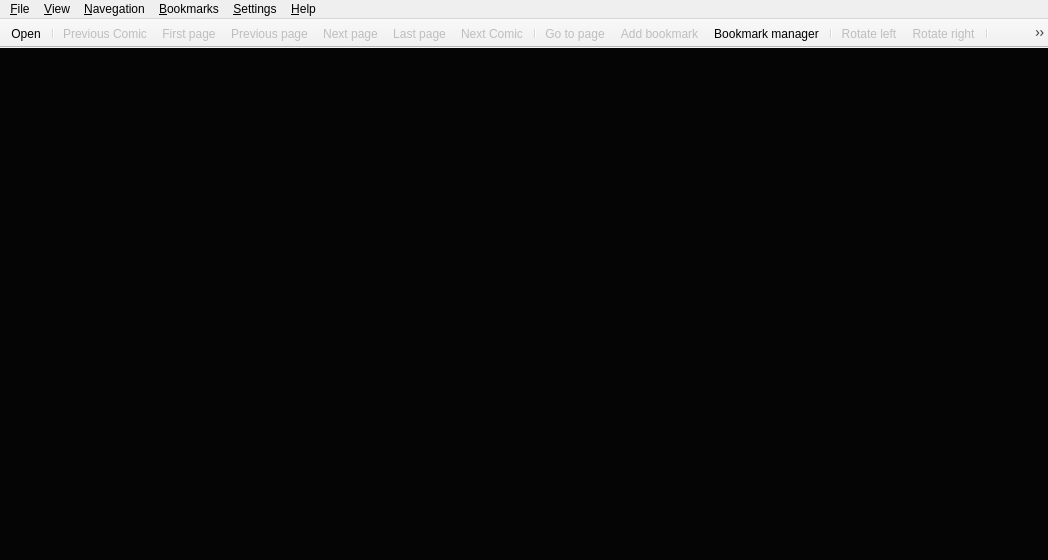
<?xml version="1.0" encoding="UTF-8"?>
<ui version="4.0">
 <author>Michell Stuttgart Faria</author>
 <class>MainWindowView</class>
 <widget class="QMainWindow" name="MainWindowView">
  <property name="geometry">
   <rect>
    <x>0</x>
    <y>0</y>
    <width>1048</width>
    <height>560</height>
   </rect>
  </property>
  <property name="sizePolicy">
   <sizepolicy hsizetype="Expanding" vsizetype="Expanding">
    <horstretch>0</horstretch>
    <verstretch>0</verstretch>
   </sizepolicy>
  </property>
  <property name="baseSize">
   <size>
    <width>0</width>
    <height>3</height>
   </size>
  </property>
  <property name="focusPolicy">
   <enum>Qt::WheelFocus</enum>
  </property>
  <property name="windowTitle">
   <string>Pynocchio Comic Reader</string>
  </property>
  <property name="windowIcon">
   <iconset resource="../resource/main_window_view.qrc">
    <normaloff>:/icons/pynocchio_icon_2.png</normaloff>:/icons/pynocchio_icon_2.png</iconset>
  </property>
  <property name="accessibleName">
   <string>Pynocchio Comic Reader</string>
  </property>
  <property name="accessibleDescription">
   <string>The Best Comic Reader</string>
  </property>
  <property name="iconSize">
   <size>
    <width>22</width>
    <height>22</height>
   </size>
  </property>
  <property name="toolButtonStyle">
   <enum>Qt::ToolButtonIconOnly</enum>
  </property>
  <property name="animated">
   <bool>false</bool>
  </property>
  <property name="documentMode">
   <bool>false</bool>
  </property>
  <property name="tabShape">
   <enum>QTabWidget::Rounded</enum>
  </property>
  <property name="dockNestingEnabled">
   <bool>false</bool>
  </property>
  <property name="unifiedTitleAndToolBarOnMac">
   <bool>true</bool>
  </property>
  <widget class="QWidget" name="central_widget">
   <property name="sizePolicy">
    <sizepolicy hsizetype="Preferred" vsizetype="Preferred">
     <horstretch>0</horstretch>
     <verstretch>0</verstretch>
    </sizepolicy>
   </property>
   <property name="autoFillBackground">
    <bool>false</bool>
   </property>
   <layout class="QHBoxLayout" name="horizontalLayout">
    <property name="margin">
     <number>0</number>
    </property>
    <item>
     <widget class="QScrollAreaViewer" name="qscroll_area_viewer">
      <property name="sizePolicy">
       <sizepolicy hsizetype="Expanding" vsizetype="Expanding">
        <horstretch>0</horstretch>
        <verstretch>0</verstretch>
       </sizepolicy>
      </property>
      <property name="focusPolicy">
       <enum>Qt::ClickFocus</enum>
      </property>
      <property name="layoutDirection">
       <enum>Qt::LeftToRight</enum>
      </property>
      <property name="autoFillBackground">
       <bool>false</bool>
      </property>
      <property name="styleSheet">
       <string notr="true">background-color: rgb(5, 5, 5);</string>
      </property>
      <property name="frameShape">
       <enum>QFrame::HLine</enum>
      </property>
      <property name="frameShadow">
       <enum>QFrame::Plain</enum>
      </property>
      <property name="lineWidth">
       <number>0</number>
      </property>
      <property name="verticalScrollBarPolicy">
       <enum>Qt::ScrollBarAlwaysOff</enum>
      </property>
      <property name="horizontalScrollBarPolicy">
       <enum>Qt::ScrollBarAlwaysOff</enum>
      </property>
      <property name="widgetResizable">
       <bool>true</bool>
      </property>
      <property name="alignment">
       <set>Qt::AlignCenter</set>
      </property>
      <widget class="QWidget" name="scroll_area_widget_contents">
       <property name="geometry">
        <rect>
         <x>0</x>
         <y>0</y>
         <width>1048</width>
         <height>495</height>
        </rect>
       </property>
       <layout class="QHBoxLayout" name="horizontalLayout_2">
        <property name="spacing">
         <number>0</number>
        </property>
        <property name="sizeConstraint">
         <enum>QLayout::SetMaximumSize</enum>
        </property>
        <property name="margin">
         <number>0</number>
        </property>
        <item>
         <widget class="QLabel" name="label">
          <property name="sizePolicy">
           <sizepolicy hsizetype="Preferred" vsizetype="Preferred">
            <horstretch>20</horstretch>
            <verstretch>20</verstretch>
           </sizepolicy>
          </property>
          <property name="mouseTracking">
           <bool>false</bool>
          </property>
          <property name="focusPolicy">
           <enum>Qt::ClickFocus</enum>
          </property>
          <property name="layoutDirection">
           <enum>Qt::LeftToRight</enum>
          </property>
          <property name="autoFillBackground">
           <bool>false</bool>
          </property>
          <property name="frameShape">
           <enum>QFrame::NoFrame</enum>
          </property>
          <property name="frameShadow">
           <enum>QFrame::Plain</enum>
          </property>
          <property name="lineWidth">
           <number>0</number>
          </property>
          <property name="midLineWidth">
           <number>0</number>
          </property>
          <property name="text">
           <string/>
          </property>
          <property name="textFormat">
           <enum>Qt::PlainText</enum>
          </property>
          <property name="pixmap">
           <pixmap resource="../resource/main_window_view.qrc">:/icons/pynocchio_icon_2.png</pixmap>
          </property>
          <property name="scaledContents">
           <bool>false</bool>
          </property>
          <property name="alignment">
           <set>Qt::AlignCenter</set>
          </property>
          <property name="margin">
           <number>0</number>
          </property>
          <property name="textInteractionFlags">
           <set>Qt::NoTextInteraction</set>
          </property>
         </widget>
        </item>
       </layout>
      </widget>
     </widget>
    </item>
   </layout>
  </widget>
  <widget class="QMenuBar" name="menubar">
   <property name="geometry">
    <rect>
     <x>0</x>
     <y>0</y>
     <width>1048</width>
     <height>27</height>
    </rect>
   </property>
   <property name="sizePolicy">
    <sizepolicy hsizetype="Fixed" vsizetype="Fixed">
     <horstretch>0</horstretch>
     <verstretch>0</verstretch>
    </sizepolicy>
   </property>
   <property name="acceptDrops">
    <bool>false</bool>
   </property>
   <property name="autoFillBackground">
    <bool>true</bool>
   </property>
   <property name="defaultUp">
    <bool>false</bool>
   </property>
   <widget class="QMenu" name="menu_file">
    <property name="title">
     <string>&amp;File</string>
    </property>
    <widget class="QMenu" name="menu_recent_files">
     <property name="title">
      <string>&amp;Recent files</string>
     </property>
     <property name="icon">
      <iconset resource="../resource/main_window_view.qrc">
       <normaloff>:/icons/elementary3-icon-theme/actions/48/document-open-recent.svg</normaloff>:/icons/elementary3-icon-theme/actions/48/document-open-recent.svg</iconset>
     </property>
     <addaction name="action_recent_file_1"/>
     <addaction name="action_recent_file_2"/>
     <addaction name="action_recent_file_3"/>
     <addaction name="action_recent_file_4"/>
     <addaction name="action_recent_file_5"/>
    </widget>
    <addaction name="action_open"/>
    <addaction name="action_open_folder"/>
    <addaction name="action_open_online"/>
    <addaction name="action_save_image"/>
    <addaction name="menu_recent_files"/>
    <addaction name="separator"/>
    <addaction name="action_exit"/>
   </widget>
   <widget class="QMenu" name="menu_view">
    <property name="title">
     <string>&amp;View</string>
    </property>
    <addaction name="action_fullscreen"/>
    <addaction name="separator"/>
    <addaction name="action_original_fit"/>
    <addaction name="action_vertical_fit"/>
    <addaction name="action_horizontal_fit"/>
    <addaction name="action_best_fit"/>
    <addaction name="separator"/>
    <addaction name="action_rotate_left"/>
    <addaction name="action_rotate_right"/>
   </widget>
   <widget class="QMenu" name="menu_navegation">
    <property name="title">
     <string>&amp;Navegation</string>
    </property>
    <addaction name="action_next_page"/>
    <addaction name="action_previous_page"/>
    <addaction name="separator"/>
    <addaction name="action_first_page"/>
    <addaction name="action_last_page"/>
    <addaction name="separator"/>
    <addaction name="action_go_to_page"/>
    <addaction name="separator"/>
    <addaction name="action_next_comic"/>
    <addaction name="action_previous_comic"/>
   </widget>
   <widget class="QMenu" name="menu_Help">
    <property name="title">
     <string>&amp;Help</string>
    </property>
    <addaction name="action_about"/>
    <addaction name="action_about_qt"/>
   </widget>
   <widget class="QMenu" name="menu_Settings">
    <property name="title">
     <string>&amp;Settings</string>
    </property>
    <addaction name="action_show_toolbar"/>
    <addaction name="action_show_statusbar"/>
    <addaction name="separator"/>
    <addaction name="action_preference_dialog"/>
   </widget>
   <widget class="QMenu" name="menu_bookmarks">
    <property name="tearOffEnabled">
     <bool>false</bool>
    </property>
    <property name="title">
     <string>&amp;Bookmarks</string>
    </property>
    <property name="separatorsCollapsible">
     <bool>true</bool>
    </property>
    <widget class="QMenu" name="menu_recent_bookmarks">
     <property name="title">
      <string>&amp;Recente bookmarks</string>
     </property>
     <property name="icon">
      <iconset resource="../resource/main_window_view.qrc">
       <normaloff>:/icons/elementary3-icon-theme/actions/48/document-open-recent.svg</normaloff>:/icons/elementary3-icon-theme/actions/48/document-open-recent.svg</iconset>
     </property>
     <addaction name="action_bookmark_1"/>
     <addaction name="action_bookmark_2"/>
     <addaction name="action_bookmark_3"/>
     <addaction name="action_bookmark_4"/>
     <addaction name="action_bookmark_5"/>
    </widget>
    <addaction name="action_add_bookmark"/>
    <addaction name="action_remove_bookmark"/>
    <addaction name="separator"/>
    <addaction name="action_bookmark_manager"/>
    <addaction name="menu_recent_bookmarks"/>
   </widget>
   <addaction name="menu_file"/>
   <addaction name="menu_view"/>
   <addaction name="menu_navegation"/>
   <addaction name="menu_bookmarks"/>
   <addaction name="menu_Settings"/>
   <addaction name="menu_Help"/>
  </widget>
  <widget class="QToolBar" name="toolbar">
   <property name="enabled">
    <bool>true</bool>
   </property>
   <property name="sizePolicy">
    <sizepolicy hsizetype="Maximum" vsizetype="Maximum">
     <horstretch>0</horstretch>
     <verstretch>0</verstretch>
    </sizepolicy>
   </property>
   <property name="focusPolicy">
    <enum>Qt::ClickFocus</enum>
   </property>
   <property name="acceptDrops">
    <bool>true</bool>
   </property>
   <property name="windowTitle">
    <string>toolBar</string>
   </property>
   <property name="autoFillBackground">
    <bool>true</bool>
   </property>
   <property name="movable">
    <bool>false</bool>
   </property>
   <property name="toolButtonStyle">
    <enum>Qt::ToolButtonIconOnly</enum>
   </property>
   <property name="floatable">
    <bool>false</bool>
   </property>
   <attribute name="toolBarArea">
    <enum>TopToolBarArea</enum>
   </attribute>
   <attribute name="toolBarBreak">
    <bool>false</bool>
   </attribute>
   <addaction name="action_open"/>
   <addaction name="separator"/>
   <addaction name="action_previous_comic"/>
   <addaction name="action_first_page"/>
   <addaction name="action_previous_page"/>
   <addaction name="action_next_page"/>
   <addaction name="action_last_page"/>
   <addaction name="action_next_comic"/>
   <addaction name="separator"/>
   <addaction name="action_go_to_page"/>
   <addaction name="action_add_bookmark"/>
   <addaction name="action_bookmark_manager"/>
   <addaction name="separator"/>
   <addaction name="action_rotate_left"/>
   <addaction name="action_rotate_right"/>
   <addaction name="separator"/>
   <addaction name="action_original_fit"/>
   <addaction name="action_vertical_fit"/>
   <addaction name="action_horizontal_fit"/>
   <addaction name="action_best_fit"/>
   <addaction name="action_fullscreen"/>
   <addaction name="separator"/>
   <addaction name="action_exit"/>
  </widget>
  <action name="action_open">
   <property name="icon">
    <iconset resource="../resource/main_window_view.qrc">
     <normaloff>:/icons/elementary3-icon-theme/actions/64/address-book-new.svg</normaloff>:/icons/elementary3-icon-theme/actions/64/address-book-new.svg</iconset>
   </property>
   <property name="text">
    <string>&amp;Open</string>
   </property>
   <property name="shortcut">
    <string>Ctrl+O</string>
   </property>
   <property name="menuRole">
    <enum>QAction::TextHeuristicRole</enum>
   </property>
   <property name="iconVisibleInMenu">
    <bool>true</bool>
   </property>
  </action>
  <action name="action_about">
   <property name="icon">
    <iconset resource="../resource/main_window_view.qrc">
     <normaloff>:/icons/elementary3-icon-theme/actions/64/help-info.svg</normaloff>:/icons/elementary3-icon-theme/actions/64/help-info.svg</iconset>
   </property>
   <property name="text">
    <string>&amp;About Pynocchio</string>
   </property>
  </action>
  <action name="action_about_qt">
   <property name="text">
    <string>&amp;About Qt</string>
   </property>
  </action>
  <action name="action_exit">
   <property name="icon">
    <iconset resource="../resource/main_window_view.qrc">
     <normaloff>:/icons/elementary3-icon-theme/actions/48/application-exit.svg</normaloff>:/icons/elementary3-icon-theme/actions/48/application-exit.svg</iconset>
   </property>
   <property name="text">
    <string>&amp;Exit</string>
   </property>
   <property name="shortcut">
    <string>Ctrl+Q</string>
   </property>
  </action>
  <action name="action_next_page">
   <property name="enabled">
    <bool>false</bool>
   </property>
   <property name="icon">
    <iconset resource="../resource/main_window_view.qrc">
     <normaloff>:/icons/elementary3-icon-theme/actions/48/go-next.svg</normaloff>:/icons/elementary3-icon-theme/actions/48/go-next.svg</iconset>
   </property>
   <property name="text">
    <string>&amp;Next page</string>
   </property>
   <property name="shortcut">
    <string>Right</string>
   </property>
   <property name="shortcutContext">
    <enum>Qt::WindowShortcut</enum>
   </property>
   <property name="visible">
    <bool>true</bool>
   </property>
   <property name="priority">
    <enum>QAction::NormalPriority</enum>
   </property>
  </action>
  <action name="action_previous_page">
   <property name="enabled">
    <bool>false</bool>
   </property>
   <property name="icon">
    <iconset resource="../resource/main_window_view.qrc">
     <normaloff>:/icons/elementary3-icon-theme/actions/48/go-previous.svg</normaloff>:/icons/elementary3-icon-theme/actions/48/go-previous.svg</iconset>
   </property>
   <property name="text">
    <string>&amp;Previous page</string>
   </property>
   <property name="shortcut">
    <string>Left</string>
   </property>
   <property name="shortcutContext">
    <enum>Qt::WindowShortcut</enum>
   </property>
   <property name="visible">
    <bool>true</bool>
   </property>
  </action>
  <action name="action_first_page">
   <property name="enabled">
    <bool>false</bool>
   </property>
   <property name="icon">
    <iconset resource="../resource/main_window_view.qrc">
     <normaloff>:/icons/elementary3-icon-theme/actions/48/go-first.svg</normaloff>:/icons/elementary3-icon-theme/actions/48/go-first.svg</iconset>
   </property>
   <property name="text">
    <string>&amp;First page</string>
   </property>
   <property name="shortcut">
    <string>Ctrl+Left</string>
   </property>
   <property name="shortcutContext">
    <enum>Qt::WindowShortcut</enum>
   </property>
  </action>
  <action name="action_last_page">
   <property name="enabled">
    <bool>false</bool>
   </property>
   <property name="icon">
    <iconset resource="../resource/main_window_view.qrc">
     <normaloff>:/icons/elementary3-icon-theme/actions/48/go-last.svg</normaloff>:/icons/elementary3-icon-theme/actions/48/go-last.svg</iconset>
   </property>
   <property name="text">
    <string>&amp;Last page</string>
   </property>
   <property name="shortcut">
    <string>Ctrl+Right</string>
   </property>
   <property name="shortcutContext">
    <enum>Qt::WindowShortcut</enum>
   </property>
  </action>
  <action name="action_rotate_left">
   <property name="checkable">
    <bool>false</bool>
   </property>
   <property name="enabled">
    <bool>false</bool>
   </property>
   <property name="icon">
    <iconset resource="../resource/main_window_view.qrc">
     <normaloff>:/icons/elementary3-icon-theme/actions/48/object-rotate-left.svg</normaloff>:/icons/elementary3-icon-theme/actions/48/object-rotate-left.svg</iconset>
   </property>
   <property name="text">
    <string>&amp;Rotate left</string>
   </property>
   <property name="shortcut">
    <string>Ctrl+Shift+R</string>
   </property>
   <property name="shortcutContext">
    <enum>Qt::WidgetShortcut</enum>
   </property>
  </action>
  <action name="action_rotate_right">
   <property name="enabled">
    <bool>false</bool>
   </property>
   <property name="icon">
    <iconset resource="../resource/main_window_view.qrc">
     <normaloff>:/icons/elementary3-icon-theme/actions/48/object-rotate-right.svg</normaloff>:/icons/elementary3-icon-theme/actions/48/object-rotate-right.svg</iconset>
   </property>
   <property name="text">
    <string>&amp;Rotate right</string>
   </property>
   <property name="shortcut">
    <string>Ctrl+R</string>
   </property>
   <property name="shortcutContext">
    <enum>Qt::WidgetShortcut</enum>
   </property>
  </action>
  <action name="action_horizontal_fit">
   <property name="checkable">
    <bool>true</bool>
   </property>
   <property name="checked">
    <bool>false</bool>
   </property>
   <property name="enabled">
    <bool>false</bool>
   </property>
   <property name="icon">
    <iconset resource="../resource/main_window_view.qrc">
     <normaloff>:/icons/freeiconmaker-icons/horizontal-fit.svg</normaloff>:/icons/freeiconmaker-icons/horizontal-fit.svg</iconset>
   </property>
   <property name="text">
    <string>&amp;Horizontal fit</string>
   </property>
   <property name="shortcut">
    <string>Ctrl+K</string>
   </property>
   <property name="visible">
    <bool>true</bool>
   </property>
  </action>
  <action name="action_fullscreen">
   <property name="checkable">
    <bool>false</bool>
   </property>
   <property name="enabled">
    <bool>false</bool>
   </property>
   <property name="icon">
    <iconset resource="../resource/main_window_view.qrc">
     <normaloff>:/icons/freeiconmaker-icons/fullscreen.svg</normaloff>:/icons/freeiconmaker-icons/fullscreen.svg</iconset>
   </property>
   <property name="text">
    <string>&amp;Fullscreen</string>
   </property>
   <property name="shortcut">
    <string>F</string>
   </property>
   <property name="shortcutContext">
    <enum>Qt::WidgetShortcut</enum>
   </property>
  </action>
  <action name="action_go_to_page">
   <property name="enabled">
    <bool>false</bool>
   </property>
   <property name="icon">
    <iconset resource="../resource/main_window_view.qrc">
     <normaloff>:/icons/elementary3-icon-theme/actions/48/search.svg</normaloff>:/icons/elementary3-icon-theme/actions/48/search.svg</iconset>
   </property>
   <property name="text">
    <string>&amp;Go to page...</string>
   </property>
   <property name="shortcut">
    <string>Ctrl+G</string>
   </property>
  </action>
  <action name="action_original_fit">
   <property name="checkable">
    <bool>true</bool>
   </property>
   <property name="checked">
    <bool>true</bool>
   </property>
   <property name="enabled">
    <bool>false</bool>
   </property>
   <property name="icon">
    <iconset resource="../resource/main_window_view.qrc">
     <normaloff>:/icons/freeiconmaker-icons/original-fit.svg</normaloff>:/icons/freeiconmaker-icons/original-fit.svg</iconset>
   </property>
   <property name="text">
    <string>&amp;Original fit</string>
   </property>
   <property name="shortcut">
    <string>Ctrl+H</string>
   </property>
   <property name="shortcutContext">
    <enum>Qt::ApplicationShortcut</enum>
   </property>
   <property name="visible">
    <bool>true</bool>
   </property>
  </action>
  <action name="action_show_toolbar">
   <property name="checkable">
    <bool>true</bool>
   </property>
   <property name="checked">
    <bool>true</bool>
   </property>
   <property name="text">
    <string>&amp;Show Toolbar</string>
   </property>
  </action>
  <action name="action_show_statusbar">
   <property name="checkable">
    <bool>true</bool>
   </property>
   <property name="checked">
    <bool>true</bool>
   </property>
   <property name="text">
    <string>S&amp;how Statusbar</string>
   </property>
  </action>
  <action name="action_add_bookmark">
   <property name="enabled">
    <bool>false</bool>
   </property>
   <property name="icon">
    <iconset resource="../resource/main_window_view.qrc">
     <normaloff>:/icons/elementary3-icon-theme/actions/64/bookmark_add.svg</normaloff>:/icons/elementary3-icon-theme/actions/64/bookmark_add.svg</iconset>
   </property>
   <property name="text">
    <string>&amp;Add bookmark</string>
   </property>
   <property name="visible">
    <bool>true</bool>
   </property>
  </action>
  <action name="action_remove_bookmark">
   <property name="enabled">
    <bool>false</bool>
   </property>
   <property name="icon">
    <iconset resource="../resource/main_window_view.qrc">
     <normaloff>:/icons/elementary3-icon-theme/actions/64/stock_delete.svg</normaloff>:/icons/elementary3-icon-theme/actions/64/stock_delete.svg</iconset>
   </property>
   <property name="text">
    <string>&amp;Remove bookmark</string>
   </property>
  </action>
  <action name="action_bookmark_manager">
   <property name="enabled">
    <bool>true</bool>
   </property>
   <property name="icon">
    <iconset resource="../resource/main_window_view.qrc">
     <normaloff>:/icons/elementary3-icon-theme/apps/64/office-database.svg</normaloff>:/icons/elementary3-icon-theme/apps/64/office-database.svg</iconset>
   </property>
   <property name="text">
    <string>Bookmark &amp;manager</string>
   </property>
  </action>
  <action name="action_open_folder">
   <property name="text">
    <string>Open &amp;Folder</string>
   </property>
   <property name="visible">
    <bool>false</bool>
   </property>
   <property name="menuRole">
    <enum>QAction::TextHeuristicRole</enum>
   </property>
   <property name="iconVisibleInMenu">
    <bool>true</bool>
   </property>
  </action>
  <action name="action_next_comic">
   <property name="enabled">
    <bool>false</bool>
   </property>
   <property name="icon">
    <iconset resource="../resource/main_window_view.qrc">
     <normaloff>:/icons/elementary3-icon-theme/actions/48/media-skip-forward.svg</normaloff>:/icons/elementary3-icon-theme/actions/48/media-skip-forward.svg</iconset>
   </property>
   <property name="text">
    <string>Next Comic</string>
   </property>
   <property name="shortcut">
    <string>Ctrl+Shift+Right</string>
   </property>
   <property name="shortcutContext">
    <enum>Qt::WindowShortcut</enum>
   </property>
  </action>
  <action name="action_previous_comic">
   <property name="enabled">
    <bool>false</bool>
   </property>
   <property name="icon">
    <iconset resource="../resource/main_window_view.qrc">
     <normaloff>:/icons/elementary3-icon-theme/actions/48/media-skip-backward.svg</normaloff>:/icons/elementary3-icon-theme/actions/48/media-skip-backward.svg</iconset>
   </property>
   <property name="text">
    <string>Previous Comic</string>
   </property>
   <property name="shortcut">
    <string>Ctrl+Shift+Left</string>
   </property>
   <property name="shortcutContext">
    <enum>Qt::WindowShortcut</enum>
   </property>
  </action>
  <action name="action_preference_dialog">
   <property name="icon">
    <iconset resource="../resource/main_window_view.qrc">
     <normaloff>:/icons/elementary3-icon-theme/actions/48/document-properties.svg</normaloff>:/icons/elementary3-icon-theme/actions/48/document-properties.svg</iconset>
   </property>
   <property name="text">
    <string>Preferences</string>
   </property>
  </action>
  <action name="action_vertical_fit">
   <property name="checkable">
    <bool>true</bool>
   </property>
   <property name="checked">
    <bool>false</bool>
   </property>
   <property name="enabled">
    <bool>false</bool>
   </property>
   <property name="icon">
    <iconset resource="../resource/main_window_view.qrc">
     <normaloff>:/icons/freeiconmaker-icons/vertical-fit.svg</normaloff>:/icons/freeiconmaker-icons/vertical-fit.svg</iconset>
   </property>
   <property name="text">
    <string>&amp;Vertical fit</string>
   </property>
   <property name="shortcut">
    <string>Ctrl+J</string>
   </property>
   <property name="autoRepeat">
    <bool>true</bool>
   </property>
   <property name="visible">
    <bool>true</bool>
   </property>
  </action>
  <action name="action_best_fit">
   <property name="checkable">
    <bool>true</bool>
   </property>
   <property name="checked">
    <bool>false</bool>
   </property>
   <property name="enabled">
    <bool>false</bool>
   </property>
   <property name="icon">
    <iconset resource="../resource/main_window_view.qrc">
     <normaloff>:/icons/freeiconmaker-icons/best-fit.svg</normaloff>:/icons/freeiconmaker-icons/best-fit.svg</iconset>
   </property>
   <property name="text">
    <string>&amp;Best fit</string>
   </property>
   <property name="shortcut">
    <string>Ctrl+L</string>
   </property>
   <property name="visible">
    <bool>true</bool>
   </property>
  </action>
  <action name="action_save_image">
   <property name="enabled">
    <bool>false</bool>
   </property>
   <property name="icon">
    <iconset resource="../resource/main_window_view.qrc">
     <normaloff>:/icons/elementary3-icon-theme/actions/64/go-down.svg</normaloff>:/icons/elementary3-icon-theme/actions/64/go-down.svg</iconset>
   </property>
   <property name="text">
    <string>&amp;Save image</string>
   </property>
   <property name="whatsThis">
    <string>Save current image in disk.</string>
   </property>
   <property name="shortcut">
    <string>Ctrl+S</string>
   </property>
  </action>
  <action name="action_bookmark_1">
   <property name="icon">
    <iconset resource="../resource/main_window_view.qrc">
     <normaloff>:/icons/elementary3-icon-theme/actions/48/dialog-apply.svg</normaloff>:/icons/elementary3-icon-theme/actions/48/dialog-apply.svg</iconset>
   </property>
   <property name="text">
    <string notr="true">bookmark_1</string>
   </property>
   <property name="iconText">
    <string>bookmark</string>
   </property>
   <property name="toolTip">
    <string>bookmark</string>
   </property>
   <property name="visible">
    <bool>false</bool>
   </property>
  </action>
  <action name="action_bookmark_2">
   <property name="icon">
    <iconset resource="../resource/main_window_view.qrc">
     <normaloff>:/icons/elementary3-icon-theme/actions/48/dialog-apply.svg</normaloff>:/icons/elementary3-icon-theme/actions/48/dialog-apply.svg</iconset>
   </property>
   <property name="text">
    <string>bookmark_2</string>
   </property>
   <property name="visible">
    <bool>false</bool>
   </property>
  </action>
  <action name="action_bookmark_3">
   <property name="icon">
    <iconset resource="../resource/main_window_view.qrc">
     <normaloff>:/icons/elementary3-icon-theme/actions/48/dialog-apply.svg</normaloff>:/icons/elementary3-icon-theme/actions/48/dialog-apply.svg</iconset>
   </property>
   <property name="text">
    <string>bookmark_3</string>
   </property>
   <property name="visible">
    <bool>false</bool>
   </property>
  </action>
  <action name="action_bookmark_4">
   <property name="icon">
    <iconset resource="../resource/main_window_view.qrc">
     <normaloff>:/icons/elementary3-icon-theme/actions/48/dialog-apply.svg</normaloff>:/icons/elementary3-icon-theme/actions/48/dialog-apply.svg</iconset>
   </property>
   <property name="text">
    <string>bookmark_4</string>
   </property>
   <property name="visible">
    <bool>false</bool>
   </property>
  </action>
  <action name="action_bookmark_5">
   <property name="icon">
    <iconset resource="../resource/main_window_view.qrc">
     <normaloff>:/icons/elementary3-icon-theme/actions/48/dialog-apply.svg</normaloff>:/icons/elementary3-icon-theme/actions/48/dialog-apply.svg</iconset>
   </property>
   <property name="text">
    <string>bookmark_5</string>
   </property>
   <property name="visible">
    <bool>false</bool>
   </property>
  </action>
  <action name="actionTete">
   <property name="text">
    <string>tete</string>
   </property>
  </action>
  <action name="action_recent_file_1">
   <property name="icon">
    <iconset resource="../resource/main_window_view.qrc">
     <normaloff>:/icons/elementary3-icon-theme/actions/48/dialog-apply.svg</normaloff>:/icons/elementary3-icon-theme/actions/48/dialog-apply.svg</iconset>
   </property>
   <property name="text">
    <string>recent_file_1</string>
   </property>
   <property name="visible">
    <bool>false</bool>
   </property>
  </action>
  <action name="action_recent_file_2">
   <property name="icon">
    <iconset resource="../resource/main_window_view.qrc">
     <normaloff>:/icons/elementary3-icon-theme/actions/48/dialog-apply.svg</normaloff>:/icons/elementary3-icon-theme/actions/48/dialog-apply.svg</iconset>
   </property>
   <property name="text">
    <string>recent_file_2</string>
   </property>
   <property name="visible">
    <bool>false</bool>
   </property>
  </action>
  <action name="action_recent_file_3">
   <property name="icon">
    <iconset resource="../resource/main_window_view.qrc">
     <normaloff>:/icons/elementary3-icon-theme/actions/48/dialog-apply.svg</normaloff>:/icons/elementary3-icon-theme/actions/48/dialog-apply.svg</iconset>
   </property>
   <property name="text">
    <string>recent_file_3</string>
   </property>
   <property name="visible">
    <bool>false</bool>
   </property>
  </action>
  <action name="action_recent_file_4">
   <property name="icon">
    <iconset resource="../resource/main_window_view.qrc">
     <normaloff>:/icons/elementary3-icon-theme/actions/48/dialog-apply.svg</normaloff>:/icons/elementary3-icon-theme/actions/48/dialog-apply.svg</iconset>
   </property>
   <property name="text">
    <string>recent_file_4</string>
   </property>
   <property name="visible">
    <bool>false</bool>
   </property>
  </action>
  <action name="action_recent_file_5">
   <property name="icon">
    <iconset resource="../resource/main_window_view.qrc">
     <normaloff>:/icons/elementary3-icon-theme/actions/48/dialog-apply.svg</normaloff>:/icons/elementary3-icon-theme/actions/48/dialog-apply.svg</iconset>
   </property>
   <property name="text">
    <string>recent_file_5</string>
   </property>
   <property name="visible">
    <bool>false</bool>
   </property>
  </action>
  <action name="action_open_online">
   <property name="icon">
    <iconset resource="../resource/main_window_view.qrc">
     <normaloff>:/icons/elementary3-icon-theme/categories/48/applications-internet.svg</normaloff>:/icons/elementary3-icon-theme/categories/48/applications-internet.svg</iconset>
   </property>
   <property name="text">
    <string>Open Online</string>
   </property>
   <property name="shortcut">
    <string>Ctrl+Shift+O</string>
   </property>
   <property name="visible">
    <bool>false</bool>
   </property>
  </action>
 </widget>
 <customwidgets>
  <customwidget>
   <class>QScrollAreaViewer</class>
   <extends>QScrollArea</extends>
   <header location="global">qscroll_area_viewer.h</header>
   <container>1</container>
  </customwidget>
 </customwidgets>
 <resources>
  <include location="../resource/main_window_view.qrc"/>
 </resources>
 <connections/>
 <designerdata>
  <property name="gridDeltaX">
   <number>10</number>
  </property>
  <property name="gridDeltaY">
   <number>10</number>
  </property>
  <property name="gridSnapX">
   <bool>true</bool>
  </property>
  <property name="gridSnapY">
   <bool>true</bool>
  </property>
  <property name="gridVisible">
   <bool>true</bool>
  </property>
 </designerdata>
</ui>
